Frame 1 (no input): blank canvas, image omitted
Frame 60 (the mouse pressed at the canvas centre just before this capture): blank canvas, image omitted
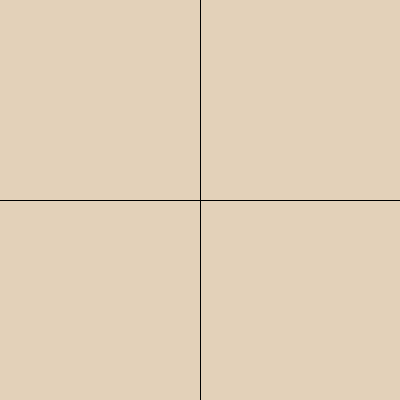
Frame 120 (the mouse held since frame 60 and released just before this capture)

The Processing sketch whose frames 1 and 60 were blank and that drew this single picture after the mouse press (run headless with seeded random() and noise(); from frame 60 on, the mouse is pressed at the canvas centre):

// Processing sketch: processing_115380
// ── processing_115380.pde


void setup() {
  size(400, 400);
  background(227, 209, 185);
}

void draw() {
 
  //noStroke();
  line(width/2, 0, width/2, height);
  line(0, height/2, width, height/2);

  if (mousePressed == true) {
    if (mouseX < width/2 && mouseY < height/2) {
      fill(165, 106, 115);
      rect(0, 0, width/2, height/2);
    }
    if (mouseX > width/2 && mouseY > height/2) {
      fill(165, 106, 115);
      rect(width/2, height/2, width/2, height/2);
    }
     if (mouseX > width/2 && mouseY < height/2) {
      fill(165, 106, 115);
      rect(width/2, 0, width/2, height/2);
    }
       if (mouseX < width/2 && mouseY > height/2) {
      fill(165, 106, 115);
      rect(0, width/2, width/2, height/2);
    }
    
  }
    else{
       background(227, 209, 185);
  }
  }
